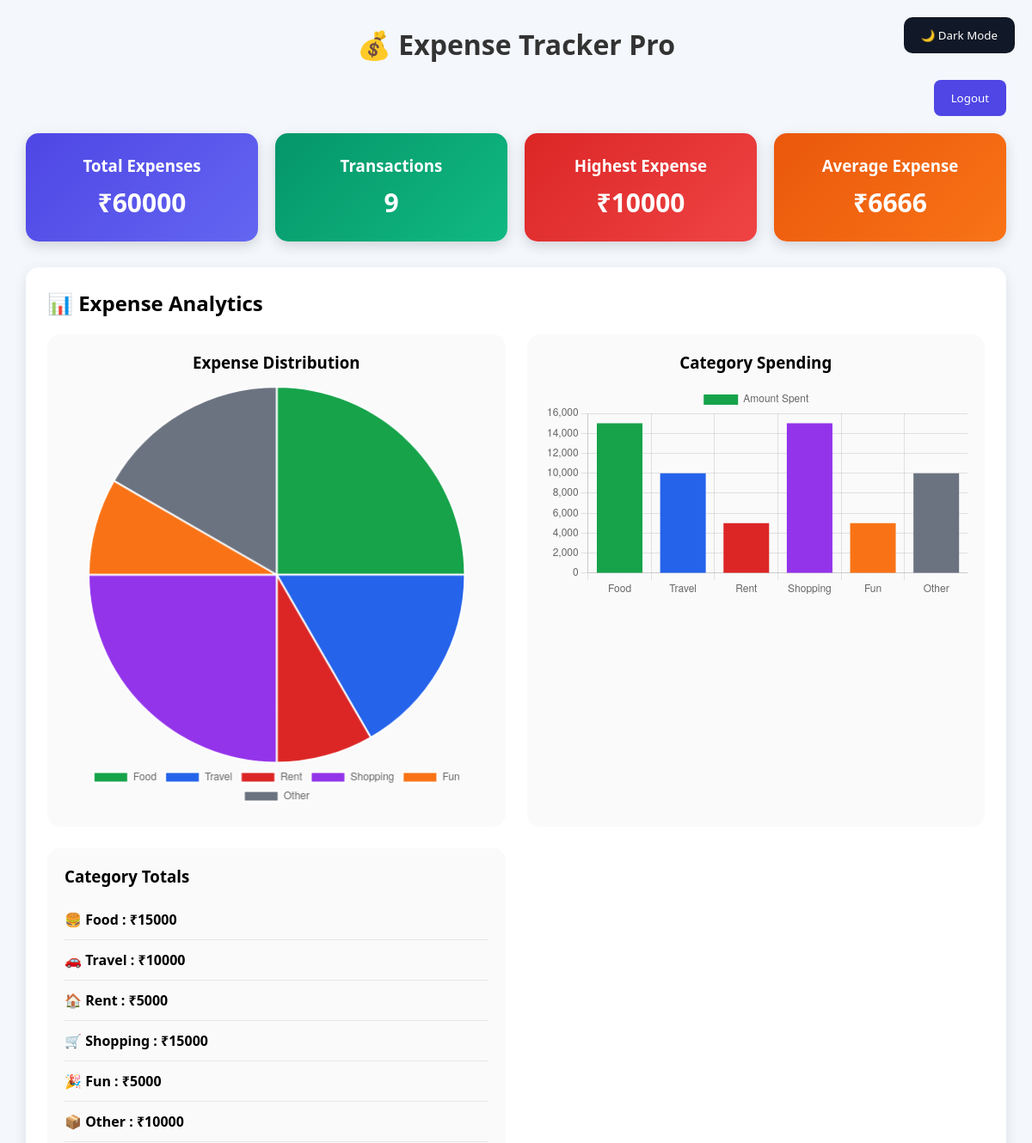
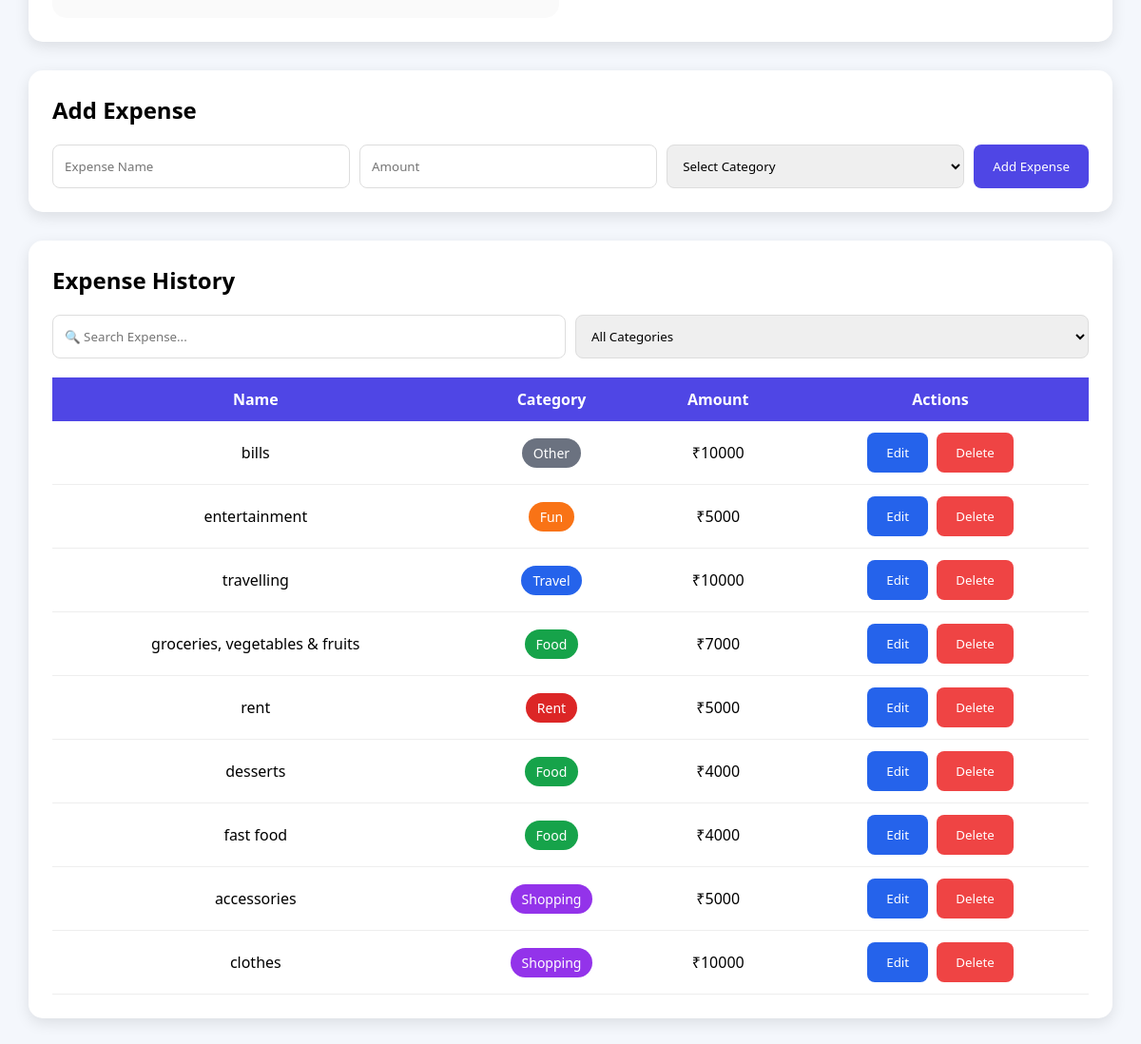
Screenshot of / (signed in) with the database file from the repository (2 pictures, top to bottom).
### app.py (models this page shows)
class Expense(db.Model):
    id = db.Column(
        db.Integer,
        primary_key=True
    )
    name = db.Column(
        db.String(100),
        nullable=False
    )
    amount = db.Column(
        db.Integer,
        nullable=False
    )
    category = db.Column(
        db.String(50),
        nullable=False
    )
    user_id = db.Column(
        db.Integer,
        db.ForeignKey('user.id'),
        nullable=False
    )

### app.py (the view, shortened to what this page needs)
@app.route('/', methods=['GET', 'POST'])
def home():
    if 'user_id' not in session:
        return redirect('/login')
    expenses = Expense.query.filter_by(
        user_id=session['user_id']
    ).order_by(
        Expense.id.desc()
    ).all()
    total = sum(
        expense.amount
        for expense in expenses
    )
    transaction_count = len(expenses)
    highest_expense = max(
        [expense.amount for expense in expenses],
        default=0
    )
    average_expense = (
        total // transaction_count
        if transaction_count > 0
        else 0
    )
    category_totals = {
        "Food": 0,
        "Travel": 0,
        "Rent": 0,
        "Shopping": 0,
        "Fun": 0,
        "Other": 0
    }
    for expense in expenses:
        if expense.category in category_totals:
            category_totals[
                expense.category
            ] += expense.amount
    highest_category = max(
        category_totals,
        key=category_totals.get
    )
    highest_category_amount = (
        category_totals[highest_category]
    )
    monthly_summary = {
        "total": total,
        "transactions": transaction_count,
        "highest_expense": highest_expense,
        "average_expense": average_expense
    }
    return render_template(
        'index.html',
        expenses=expenses,
        total=total,
        transaction_count=transaction_count,
        highest_expense=highest_expense,
        average_expense=average_expense,
        category_totals=category_totals,
        highest_category=highest_category,
        highest_category_amount=highest_category_amount,
        monthly_summary=monthly_summary
    )

### templates/index.html (shortened to what this page needs)
<!DOCTYPE html>
<html>
<head>
    <link rel="stylesheet"
        href="{{ url_for('static', filename='style.css') }}">
</head>
<body>
    <button
        class="dark-mode-btn"
        onclick="toggleDarkMode()">
        🌙 Dark Mode
    </button>
    <div class="container">
        <h1>💰 Expense Tracker Pro</h1>
        <div style="text-align:right; margin-bottom:20px;">
    <a href="/logout">
        <button type="button">
            Logout
        </button>
    </a>
</div>
        <div class="dashboard">
            <div class="card total-card">
                <h3>Total Expenses</h3>
                <p>₹{{ total }}</p>
            </div>
            <div class="card transaction-card">
                <h3>Transactions</h3>
                <p>{{ transaction_count }}</p>
            </div>
            <div class="card highest-card">
                <h3>Highest Expense</h3>
                <p>₹{{ highest_expense }}</p>
            </div>
            <div class="card average-card">
                <h3>Average Expense</h3>
                <p>₹{{ average_expense }}</p>
            </div>
        </div>
        <div class="analytics-card">
            <h2>📊 Expense Analytics</h2>
            <div class="analytics-grid">
               <div class="chart-box">
    <h3>Expense Distribution</h3>
    <canvas id="expenseChart"></canvas>
</div>
<div class="chart-box">
    <h3>Category Spending</h3>
    <canvas id="barChart"></canvas>
</div>
                <div class="summary-box">
                    <h3>Category Totals</h3>
                    <ul class="summary-list">
                        <li>
                            🍔 Food :
                            ₹{{ category_totals['Food'] }}
                        </li>
                        <li>
                            🚗 Travel :
                            ₹{{ category_totals['Travel'] }}
                        </li>
                        <li>
                            🏠 Rent :
                            ₹{{ category_totals['Rent'] }}
                        </li>
                        <li>
                            🛒 Shopping :
                            ₹{{ category_totals['Shopping'] }}
                        </li>
                        <li>
                            🎉 Fun :
                            ₹{{ category_totals['Fun'] }}
                        </li>
                        <li>
                            📦 Other :
                            ₹{{ category_totals['Other'] }}
                        </li>
                    </ul>
                </div>
            </div>
        </div>
        <div class="form-card">
            <h2>Add Expense</h2>
            <form method="POST">
                <input
                    type="text"
                    name="name"
                    placeholder="Expense Name"
                    required>
                <input
                    type="number"
                    name="amount"
                    placeholder="Amount"
                    required>
                <select
                    name="category"
                    required>
                    <option value="">Select Category</option>
                </select>
                <button type="submit">
                    Add Expense
                </button>
            </form>
        </div>
        <div class="table-card">
            <h2>Expense History</h2>
            <div class="search-section">
                <input
                    type="text"
                    id="searchInput"
                    placeholder="🔍 Search Expense..."
                    onkeyup="searchExpenses()">
                <select
                    id="categoryFilter"
                    onchange="searchExpenses()">
                    <option value="all">All Categories</option>
                </select>
            </div>
            <table>
                <tr>
                    <th>Name</th>
                    <th>Category</th>
                    <th>Amount</th>
                    <th>Actions</th>
                </tr>
                {% for expense in expenses %}
                <tr
                    class="expense-row"
                    data-name="{{ expense.name }}"
                    data-category="{{ expense.category }}">
                    <td>{{ expense.name }}</td>
                    <td>
                        <span class="badge {{ expense.category.lower() }}">
                            {{ expense.category }}
                        </span>
                    </td>
                    <td>₹{{ expense.amount }}</td>
                    <td>
                        <button
                            type="button"
                            class="edit-btn"
                            onclick="openEditModal(
                            '{{ expense.id }}',
                            '{{ expense.name }}',
                            '{{ expense.amount }}',
                            '{{ expense.category }}'
                            )">
                            Edit
                        </button>
                        <a
                            href="/delete/{{ expense.id }}"
                            onclick="return confirmDelete()">
                            <button
                                type="button"
                                class="delete-btn">
                                Delete
                            </button>
                        </a>
                    </td>
                </tr>
                {% endfor %}
            </table>
        </div>
    </div>
 <script>
const chartLabels = [
    "Food",
    "Travel",
    "Rent",
    "Shopping",
    "Fun",
    "Other"
];
const chartValues = [
    "{{ category_totals['Food'] }}",
    "{{ category_totals['Travel'] }}",
    "{{ category_totals['Rent'] }}",
    "{{ category_totals['Shopping'] }}",
    "{{ category_totals['Fun'] }}",
    "{{ category_totals['Other'] }}"
];
</script>
</body>
</html>

### static/style.css (style rules this page uses)
* { margin:0; padding:0; box-sizing:border-box; font-family:Segoe UI,sans-serif; }
body { background:#f4f7fc; padding:30px; transition:0.3s; }
.container { max-width:1200px; margin:auto; }
h1 { text-align:center; margin-bottom:20px; color:#333; }
.dark-mode-btn { position:fixed; top:20px; right:20px; background:#111827; color:white; border:none; padding:12px 20px; border-radius:10px; cursor:pointer; z-index:1000; }
.dashboard { display:grid; grid-template-columns:repeat(auto-fit,minmax(220px,1fr)); gap:20px; margin-bottom:30px; }
.card { color:white; padding:25px; border-radius:15px; text-align:center; box-shadow:0 5px 15px rgba(0,0,0,0.15); transition:0.3s; }
.card h3 { margin-bottom:10px; }
.card p { font-size:30px; font-weight:bold; }
.total-card { background:linear-gradient(135deg,#4f46e5,#6366f1); }
.transaction-card { background:linear-gradient(135deg,#059669,#10b981); }
.highest-card { background:linear-gradient(135deg,#dc2626,#ef4444); }
.average-card { background:linear-gradient(135deg,#ea580c,#f97316); }
.analytics-card { background:white; padding:25px; border-radius:15px; margin-bottom:30px; box-shadow:0 5px 15px rgba(0,0,0,0.1); }
.analytics-card h2 { margin-bottom:20px; }
.analytics-grid { display:grid; grid-template-columns:1fr 1fr; gap:25px; }
.chart-box { background:#fafafa; padding:20px; border-radius:15px; }
.chart-box h3 { text-align:center; margin-bottom:15px; }
.summary-box { background:#fafafa; padding:20px; border-radius:15px; }
.summary-box h3 { margin-bottom:15px; }
.summary-list { list-style:none; }
.summary-list li { padding:12px 0; border-bottom:1px solid #e5e7eb; font-weight:600; }
.form-card, .table-card { background:white; padding:25px; border-radius:15px; box-shadow:0 5px 15px rgba(0,0,0,0.1); margin-bottom:30px; }
.form-card h2, .table-card h2 { margin-bottom:20px; }
form { display:flex; gap:10px; flex-wrap:wrap; }
input, select { flex:1; min-width:200px; padding:12px; border:1px solid #ddd; border-radius:8px; }
button { padding:12px 20px; border:none; border-radius:8px; background:#4f46e5; color:white; cursor:pointer; }
.edit-btn { background:#2563eb; margin-right:5px; }
.delete-btn { background:#ef4444; }
.search-section { display:flex; gap:10px; margin-bottom:20px; flex-wrap:wrap; }
table { width:100%; border-collapse:collapse; }
th { background:#4f46e5; color:white; padding:12px; }
td { padding:12px; border-bottom:1px solid #eee; text-align:center; }
.badge { padding:6px 12px; border-radius:20px; color:white; font-size:14px; }
.food { background:#16a34a; }
.travel { background:#2563eb; }
.rent { background:#dc2626; }
.shopping { background:#9333ea; }
.fun { background:#f97316; }
.other { background:#6b7280; }

### rows the page displays
Expense: amount "10000", name "bills", category "Other"
Expense: name "entertainment", category "Fun", amount "5000"
Expense: name "travelling", category "Travel", amount "10000"
Expense: name "groceries, vegetables & fruits", category "Food", amount "7000"
Expense: name "rent", category "Rent", amount "5000"
Expense: name "desserts", category "Food", amount "4000"
Expense: name "fast food", category "Food", amount "4000"
Expense: name "accessories", category "Shopping", amount "5000"
Expense: name "clothes", category "Shopping", amount "10000"

### other values shown
{{ total }} "60000"
{{ transaction_count }} "9"
{{ average_expense }} "6666"
{{ category_totals['Food'] }} "15000"
{{ category_totals['Travel'] }} "10000"
{{ category_totals['Rent'] }} "5000"
{{ category_totals['Shopping'] }} "15000"
{{ category_totals['Fun'] }} "5000"
{{ category_totals['Other'] }} "10000"
chart data {{ category_totals['Food'] }} 15000
chart data {{ category_totals['Travel'] }} 10000
chart data {{ category_totals['Rent'] }} 5000
chart data {{ category_totals['Shopping'] }} 15000
